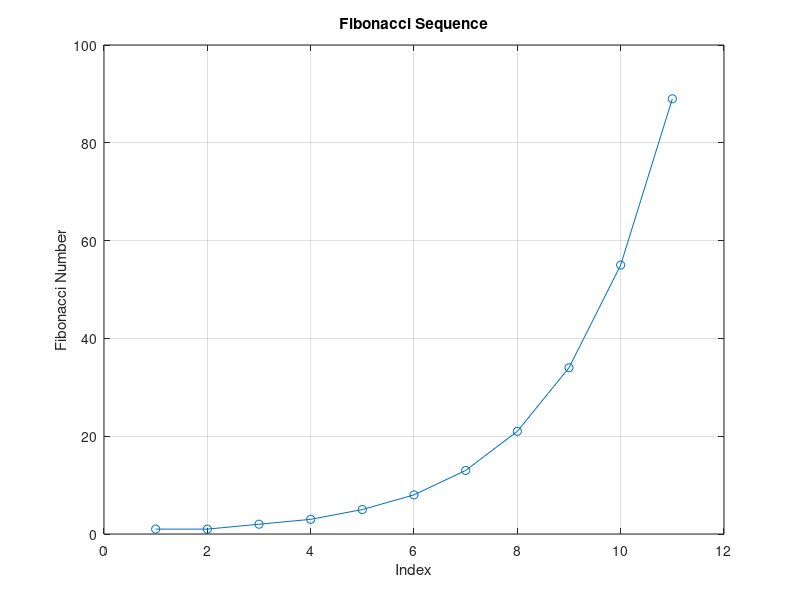

MATLAB code for this plot:
% Initialize the first two Fibonacci numbers
f1 = 1;
f2 = 1;
 
% Initialize the Fibonacci sequence array
fibonacci_sequence = [f1, f2];
 
% Generate Fibonacci numbers until the sum of two consecutive numbers is less than 10,000
while true
    f_next = f1 + f2;
    if f1 + f2 >= 100
        break;
    end
    fibonacci_sequence = [fibonacci_sequence, f_next];
    f1 = f2;
    f2 = f_next;
end
 
% Initialize counters for even and odd numbers
even_count = 0;
odd_count = 0;
 
% Count even and odd Fibonacci numbers
for i = 1:length(fibonacci_sequence)
    if mod(fibonacci_sequence(i), 2) == 0
        even_count = even_count + 1;
    else
        odd_count = odd_count + 1;
    end
end
 
% Display the results
fprintf('Number of even Fibonacci numbers: %d\n', even_count);
fprintf('Number of odd Fibonacci numbers: %d\n', odd_count);
 
% Plot the Fibonacci sequence
figure; % Create a new figure
plot(fibonacci_sequence, '-o');
title('Fibonacci Sequence');
xlabel('Index');
ylabel('Fibonacci Number');
grid on; % Add a grid to the plot
